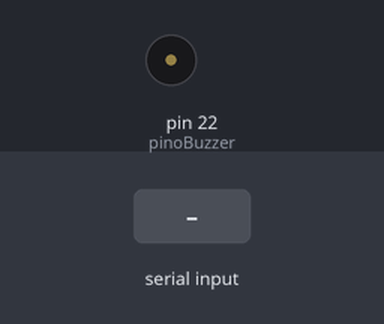
A sketch run on a simulated Arduino Mega 2560, built with avr-gcc and run on an emulated ATmega2560. On the bench: buzzer (waves = sounding). The inputs (shaded band) are chosen by the test bench.

Above: at 1.2 s.
1.3 s: "C\n" received over Serial
At 1.37 s:
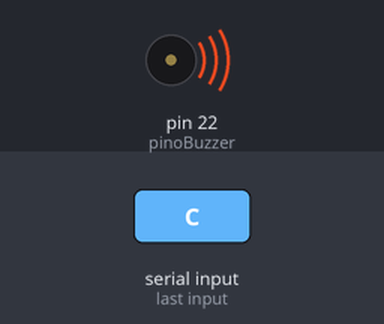
Timing chart, 0 to 4.3 s (numbered marks = the images above; inputs shaded):
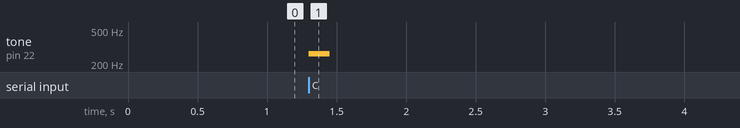

The sketch:

notasmusicais2t.ino
```cpp
const int pinoBuzzer = 22;
const int DURACAO_BIP = 150;

void setup() {
  Serial.begin(9600);
  pinMode(pinoBuzzer, OUTPUT);
}

void loop() {
  if (Serial.available() > 0) {
    char letraLibras = Serial.read();

    if (letraLibras == '\n' || letraLibras == '\r') return;

    switch (letraLibras) {
      case 'X': noTone(pinoBuzzer); break;


      case 'C': tone(pinoBuzzer, 262, DURACAO_BIP); break; // Dó
      case 'D': tone(pinoBuzzer, 294, DURACAO_BIP); break; // Ré
      case 'E': tone(pinoBuzzer, 330, DURACAO_BIP); break; // Mi
      case 'F': tone(pinoBuzzer, 349, DURACAO_BIP); break; // Fá
      case 'G': tone(pinoBuzzer, 392, DURACAO_BIP); break; // Sol
      case 'A': tone(pinoBuzzer, 440, DURACAO_BIP); break; // Lá
      case 'B': tone(pinoBuzzer, 494, DURACAO_BIP); break; // Si
    }
  }
}
```

Measured:
- after the input at 1.3 s, tone on pin 22 (pinoBuzzer): silent → 262 Hz at once, → silent 0.15 s later
